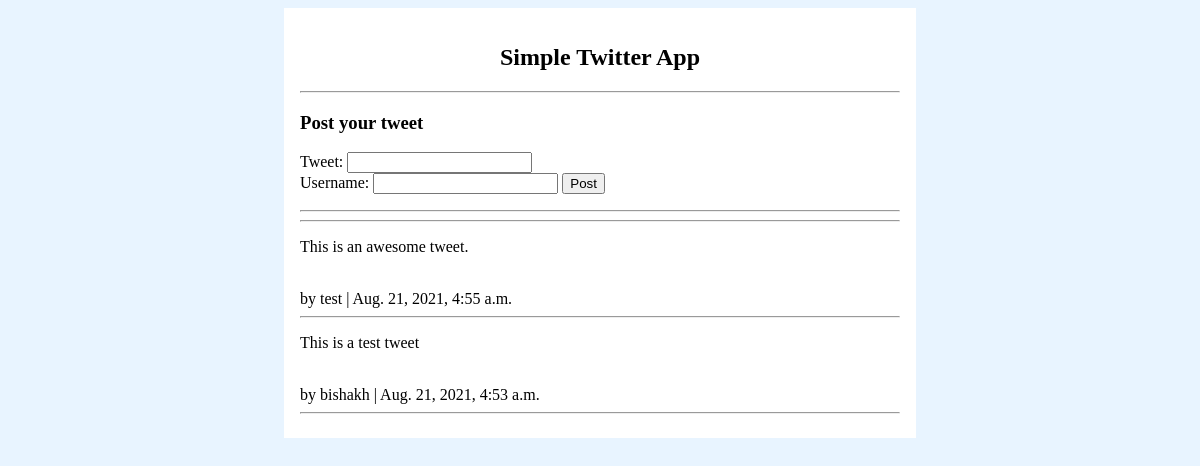
Before: / with the older database file.
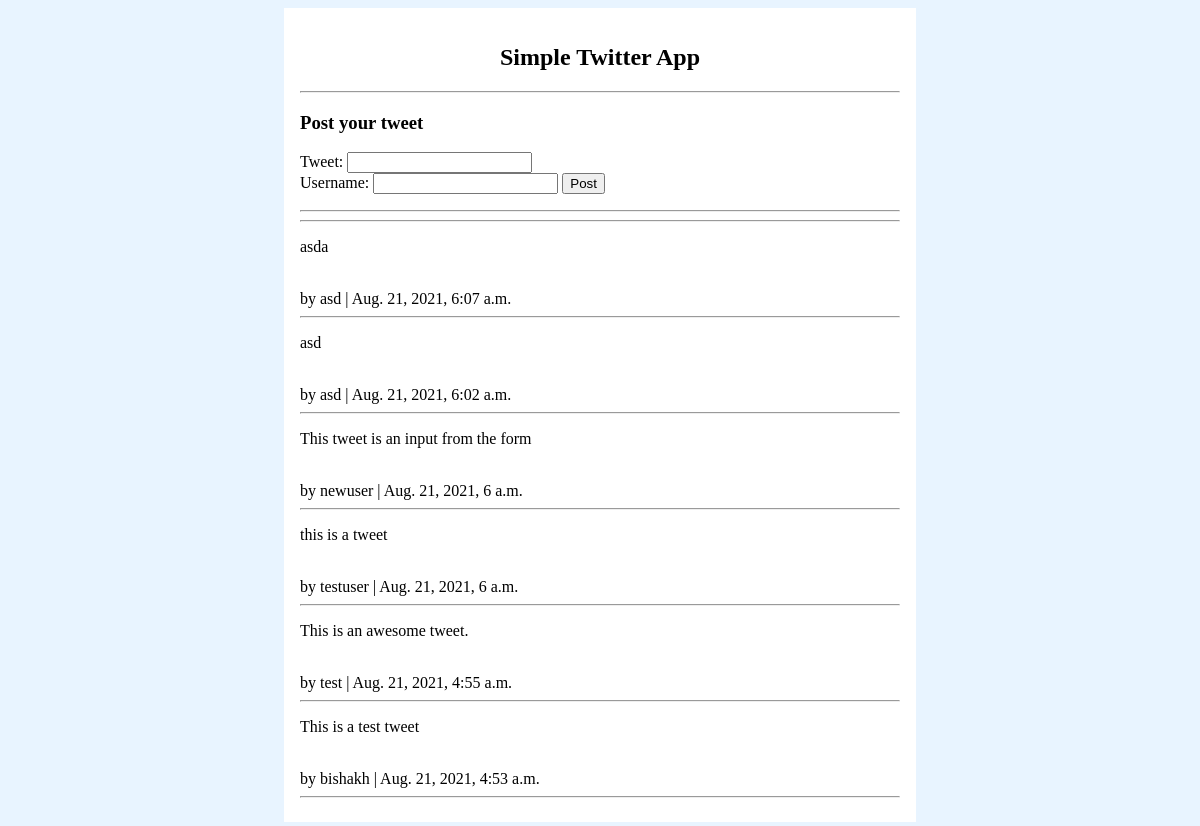
After: the same page with the newer database file.
### simpletwitterapp/models.py (models this page shows)
class Tweet(models.Model):
    username = models.CharField(max_length=200)
    content = models.CharField(max_length=400)
    datetime = models.DateTimeField(auto_now_add=True)

### simpletwitterapp/views.py (the view)
# urls.py: path('', views.index, name='index'),
def index(request):
    if request.method == "POST":
        print(request.POST)
        new_tweet = Tweet()
        new_tweet.username = request.POST["userinput"]
        new_tweet.content = request.POST["tweetinput"]
        new_tweet.save()
    all_tweets = Tweet.objects.all().order_by('-datetime')
    print(all_tweets) # for sanity check.
    context = {}
    context["all_tweets"] = all_tweets
    return render(request, "simpletwitterapp/index.html", context)

### simpletwitterapp/templates/simpletwitterapp/index.html (shortened to what this page needs)
<html>
    <head>
    </head>
    <body>
        <section class="main">
            <center>
                <h1>Simple Twitter App</h1>
            </center>
            <hr>
            <h3>Post your tweet</h3>
            <form action="{% url 'index' %}" method="post">
                Tweet: <input name="tweetinput" required>
                <br>
                Username: <input name="userinput" required>
                <input type="submit" value="Post">
            </form>
            <hr>
            <hr>
            {% for tweet in all_tweets %}
            <p>
                {{tweet.content}}
            </p>
            <br>by {{tweet.username}} |
            {{tweet.datetime}}
            <hr>
            {% endfor %}
        </section>
    </body>
</html>

### simpletwitterapp/templates/simpletwitterapp/index.html (style rules this page uses)
body { background-color: rgb(232, 244, 255); }
.main { background: white; width: 600px; margin: 0 auto; padding: 1em; }

Changed rows visible on the page:
added Tweet: content "asda", username "asd", datetime "Aug. 21, 2021, 6:07 a.m."
added Tweet: content "asd", username "asd", datetime "Aug. 21, 2021, 6:02 a.m."
added Tweet: content "This tweet is an input from the form", username "newuser", datetime "Aug. 21, 2021, 6 a.m."
added Tweet: content "this is a tweet", username "testuser", datetime "Aug. 21, 2021, 6 a.m."
